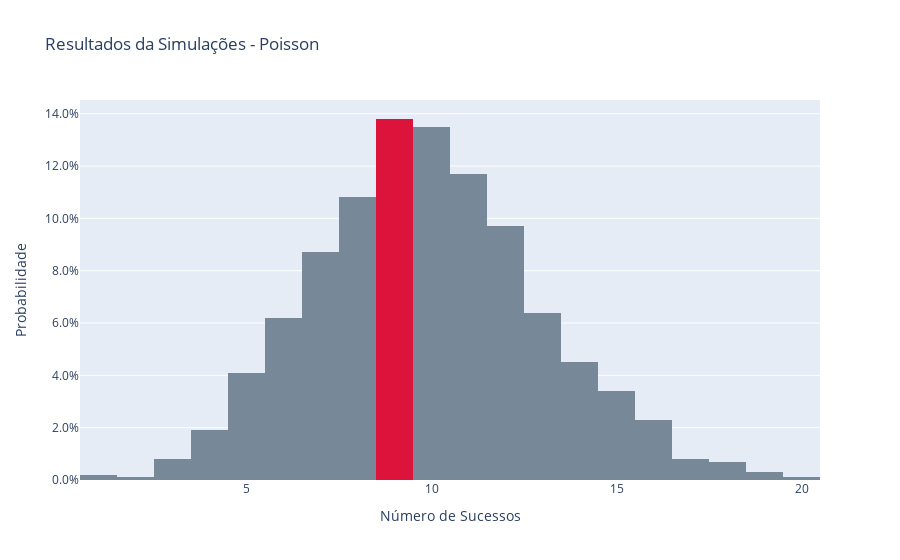

Here is the notebook cell this chart was saved with:
### Code cell
# Printando a porcentagem correta para cada um dos valores
for k in sucessos_unicos:
    print(f"Probabilidade de {k} sucessos: {round(100 * (n*p)**k / (math.e**(n*p) * math.factorial(k)), 1)}%.")

## Criando o gráfico
fig = go.Figure(
    data = [go.Histogram(
        x = df['Sucessos'],
        histnorm= "probability",
        marker_color=colors
        )
    ]
)

fig.update_layout(
    title_text= "Resultados da Simulações - Poisson",
    xaxis_title_text='Número de Sucessos', 
    yaxis_title_text='Probabilidade',
    yaxis= dict(tickformat=".1%")
)
fig.show()

### Figure 1 — Plotly figure (JSON) as saved in the notebook; plotly's stock layout.template omitted (floating-point values rounded to 4 significant figures; data arrays with more than 128 entries replaced by an {"elided": "..."} marker saying what was removed)
{"data": [{"histnorm": "probability", "marker": {"color": ["lightslategray", "lightslategray", "lightslategray", "lightslategray", "lightslategray", "lightslategray", "lightslategray", "lightslategray", "crimson", "lightslategray", "lightslategray", "lightslategray", "lightslategray", "lightslategray", "lightslategray", "lightslategray", "lightslategray", "lightslategray", "lightslategray", "lightslategray"]}, "type": "histogram", "x": {"elided": "1000 int values"}}], "layout": {"title": {"text": "Resultados da Simulações - Poisson"}, "xaxis": {"title": {"text": "Número de Sucessos"}}, "yaxis": {"tickformat": ".1%", "title": {"text": "Probabilidade"}}}}
